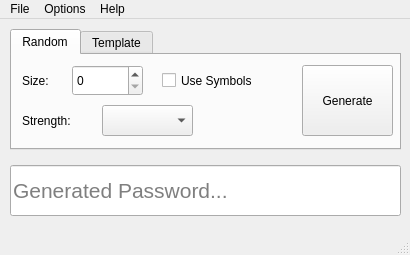
<?xml version="1.0" encoding="UTF-8"?>
<ui version="4.0">
 <class>MainWindow</class>
 <widget class="QMainWindow" name="MainWindow">
  <property name="geometry">
   <rect>
    <x>0</x>
    <y>0</y>
    <width>410</width>
    <height>255</height>
   </rect>
  </property>
  <property name="sizePolicy">
   <sizepolicy hsizetype="Fixed" vsizetype="Fixed">
    <horstretch>0</horstretch>
    <verstretch>0</verstretch>
   </sizepolicy>
  </property>
  <property name="minimumSize">
   <size>
    <width>410</width>
    <height>255</height>
   </size>
  </property>
  <property name="maximumSize">
   <size>
    <width>410</width>
    <height>255</height>
   </size>
  </property>
  <property name="windowTitle">
   <string>QPassGen</string>
  </property>
  <widget class="QWidget" name="centralWidget">
   <widget class="QTabWidget" name="tabWidget">
    <property name="geometry">
     <rect>
      <x>10</x>
      <y>10</y>
      <width>391</width>
      <height>121</height>
     </rect>
    </property>
    <property name="currentIndex">
     <number>0</number>
    </property>
    <widget class="QWidget" name="tabRandom">
     <attribute name="title">
      <string>Random</string>
     </attribute>
     <widget class="QPushButton" name="pushButtonRandomGen">
      <property name="geometry">
       <rect>
        <x>290</x>
        <y>10</y>
        <width>91</width>
        <height>71</height>
       </rect>
      </property>
      <property name="text">
       <string>Generate</string>
      </property>
     </widget>
     <widget class="QCheckBox" name="checkBoxUseSymb">
      <property name="geometry">
       <rect>
        <x>150</x>
        <y>10</y>
        <width>121</width>
        <height>31</height>
       </rect>
      </property>
      <property name="text">
       <string>Use Symbols</string>
      </property>
     </widget>
     <widget class="QSpinBox" name="spinBoxSize">
      <property name="geometry">
       <rect>
        <x>60</x>
        <y>10</y>
        <width>71</width>
        <height>31</height>
       </rect>
      </property>
      <property name="toolTip">
       <string>&lt;html&gt;&lt;head/&gt;&lt;body&gt;&lt;p&gt;Size need to be &amp;lt; 33&lt;/p&gt;&lt;/body&gt;&lt;/html&gt;</string>
      </property>
      <property name="maximum">
       <number>32</number>
      </property>
     </widget>
     <widget class="QComboBox" name="comboBoxStrength">
      <property name="geometry">
       <rect>
        <x>90</x>
        <y>50</y>
        <width>91</width>
        <height>31</height>
       </rect>
      </property>
     </widget>
     <widget class="QLabel" name="labelSize">
      <property name="geometry">
       <rect>
        <x>10</x>
        <y>10</y>
        <width>41</width>
        <height>31</height>
       </rect>
      </property>
      <property name="text">
       <string>Size:</string>
      </property>
     </widget>
     <widget class="QLabel" name="labelStrength">
      <property name="geometry">
       <rect>
        <x>10</x>
        <y>50</y>
        <width>67</width>
        <height>31</height>
       </rect>
      </property>
      <property name="text">
       <string>Strength:</string>
      </property>
     </widget>
    </widget>
    <widget class="QWidget" name="tabTemplate">
     <attribute name="title">
      <string>Template</string>
     </attribute>
     <widget class="QLineEdit" name="lineEditTemplate">
      <property name="geometry">
       <rect>
        <x>10</x>
        <y>20</y>
        <width>271</width>
        <height>51</height>
       </rect>
      </property>
      <property name="font">
       <font>
        <pointsize>16</pointsize>
        <kerning>false</kerning>
       </font>
      </property>
      <property name="toolTip">
       <string>&lt;html&gt;&lt;head/&gt;&lt;body&gt;&lt;p&gt;&lt;span style=&quot; font-size:8pt;&quot;&gt;C - Upper char&lt;/span&gt;&lt;/p&gt;&lt;p&gt;&lt;span style=&quot; font-size:8pt;&quot;&gt;c - Lower char&lt;/span&gt;&lt;/p&gt;&lt;p&gt;&lt;span style=&quot; font-size:8pt;&quot;&gt;d - Digit&lt;/span&gt;&lt;/p&gt;&lt;p&gt;&lt;span style=&quot; font-size:8pt;&quot;&gt;s - Symbol&lt;/span&gt;&lt;/p&gt;&lt;/body&gt;&lt;/html&gt;</string>
      </property>
      <property name="placeholderText">
       <string>Your template...</string>
      </property>
     </widget>
     <widget class="QPushButton" name="pushButtonTemplateGen">
      <property name="geometry">
       <rect>
        <x>290</x>
        <y>10</y>
        <width>91</width>
        <height>71</height>
       </rect>
      </property>
      <property name="text">
       <string>Generate</string>
      </property>
     </widget>
    </widget>
   </widget>
   <widget class="QLineEdit" name="lineEditResult">
    <property name="geometry">
     <rect>
      <x>10</x>
      <y>146</y>
      <width>391</width>
      <height>51</height>
     </rect>
    </property>
    <property name="font">
     <font>
      <pointsize>16</pointsize>
      <kerning>false</kerning>
     </font>
    </property>
    <property name="maxLength">
     <number>256</number>
    </property>
    <property name="readOnly">
     <bool>true</bool>
    </property>
    <property name="placeholderText">
     <string>Generated Password...</string>
    </property>
   </widget>
  </widget>
  <widget class="QMenuBar" name="menuBar">
   <property name="geometry">
    <rect>
     <x>0</x>
     <y>0</y>
     <width>410</width>
     <height>25</height>
    </rect>
   </property>
   <widget class="QMenu" name="menuHelp">
    <property name="title">
     <string>Help</string>
    </property>
    <addaction name="actionAbout"/>
   </widget>
   <widget class="QMenu" name="menuFile">
    <property name="title">
     <string>File</string>
    </property>
    <addaction name="actionExit"/>
   </widget>
   <widget class="QMenu" name="menuOptions">
    <property name="title">
     <string>Options</string>
    </property>
    <addaction name="actionCopy_to_Clipboard"/>
   </widget>
   <addaction name="menuFile"/>
   <addaction name="menuOptions"/>
   <addaction name="menuHelp"/>
  </widget>
  <widget class="QStatusBar" name="statusBar"/>
  <action name="actionAbout">
   <property name="text">
    <string>About</string>
   </property>
  </action>
  <action name="actionExit">
   <property name="text">
    <string>Exit</string>
   </property>
   <property name="shortcut">
    <string>Ctrl+Q</string>
   </property>
  </action>
  <action name="actionCopy_to_Clipboard">
   <property name="checkable">
    <bool>true</bool>
   </property>
   <property name="checked">
    <bool>false</bool>
   </property>
   <property name="text">
    <string>Copy to Clipboard</string>
   </property>
  </action>
 </widget>
 <layoutdefault spacing="6" margin="11"/>
 <resources/>
 <connections/>
</ui>
